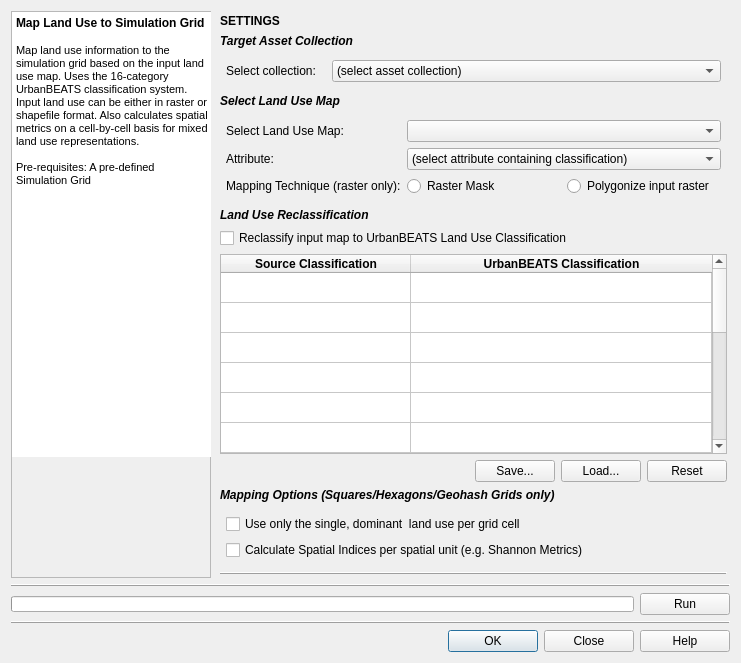
<?xml version="1.0" encoding="UTF-8"?>
<ui version="4.0">
 <class>Map_Landuse</class>
 <widget class="QDialog" name="Map_Landuse">
  <property name="geometry">
   <rect>
    <x>0</x>
    <y>0</y>
    <width>741</width>
    <height>649</height>
   </rect>
  </property>
  <property name="windowTitle">
   <string>Map Land Use to Simulation</string>
  </property>
  <property name="windowIcon">
   <iconset resource="../../../../../Dropbox/UrbanBEATS Master Project/graphics/ubeats.qrc">
    <normaloff>:/icons/region.png</normaloff>:/icons/region.png</iconset>
  </property>
  <layout class="QGridLayout" name="gridLayout">
   <item row="4" column="0" colspan="2">
    <widget class="QWidget" name="buttons_widget" native="true">
     <layout class="QHBoxLayout" name="horizontalLayout">
      <property name="spacing">
       <number>6</number>
      </property>
      <property name="leftMargin">
       <number>0</number>
      </property>
      <property name="topMargin">
       <number>0</number>
      </property>
      <property name="rightMargin">
       <number>0</number>
      </property>
      <property name="bottomMargin">
       <number>0</number>
      </property>
      <item>
       <spacer name="horizontalSpacer">
        <property name="orientation">
         <enum>Qt::Horizontal</enum>
        </property>
        <property name="sizeHint" stdset="0">
         <size>
          <width>40</width>
          <height>20</height>
         </size>
        </property>
       </spacer>
      </item>
      <item>
       <widget class="QPushButton" name="ok_button">
        <property name="minimumSize">
         <size>
          <width>90</width>
          <height>0</height>
         </size>
        </property>
        <property name="whatsThis">
         <string>&lt;html&gt;&lt;head/&gt;&lt;body&gt;&lt;p&gt;Resets all parameters of this module in the current 'scenario time step' to the default values.&lt;/p&gt;&lt;/body&gt;&lt;/html&gt;</string>
        </property>
        <property name="text">
         <string>OK</string>
        </property>
        <property name="icon">
         <iconset resource="../../../../../Dropbox/UrbanBEATS Master Project/graphics/ubeats.qrc">
          <normaloff>:/icons/check.png</normaloff>:/icons/check.png</iconset>
        </property>
       </widget>
      </item>
      <item>
       <widget class="QPushButton" name="close_button">
        <property name="minimumSize">
         <size>
          <width>90</width>
          <height>0</height>
         </size>
        </property>
        <property name="text">
         <string>Close</string>
        </property>
        <property name="icon">
         <iconset resource="../../../../../Dropbox/UrbanBEATS Master Project/graphics/ubeats.qrc">
          <normaloff>:/icons/delete-icon.png</normaloff>:/icons/delete-icon.png</iconset>
        </property>
       </widget>
      </item>
      <item>
       <widget class="QPushButton" name="help_button">
        <property name="minimumSize">
         <size>
          <width>90</width>
          <height>0</height>
         </size>
        </property>
        <property name="text">
         <string>Help</string>
        </property>
        <property name="icon">
         <iconset resource="../../../../../Dropbox/UrbanBEATS Master Project/graphics/ubeats.qrc">
          <normaloff>:/icons/Help-icon.png</normaloff>:/icons/Help-icon.png</iconset>
        </property>
       </widget>
      </item>
     </layout>
    </widget>
   </item>
   <item row="0" column="0">
    <widget class="QFrame" name="frame">
     <property name="minimumSize">
      <size>
       <width>200</width>
       <height>0</height>
      </size>
     </property>
     <property name="maximumSize">
      <size>
       <width>200</width>
       <height>16777215</height>
      </size>
     </property>
     <property name="frameShape">
      <enum>QFrame::StyledPanel</enum>
     </property>
     <property name="frameShadow">
      <enum>QFrame::Raised</enum>
     </property>
     <layout class="QVBoxLayout" name="verticalLayout_6">
      <property name="spacing">
       <number>0</number>
      </property>
      <property name="leftMargin">
       <number>0</number>
      </property>
      <property name="topMargin">
       <number>0</number>
      </property>
      <property name="rightMargin">
       <number>0</number>
      </property>
      <property name="bottomMargin">
       <number>0</number>
      </property>
      <item>
       <widget class="QTextBrowser" name="description">
        <property name="minimumSize">
         <size>
          <width>200</width>
          <height>0</height>
         </size>
        </property>
        <property name="maximumSize">
         <size>
          <width>200</width>
          <height>16777215</height>
         </size>
        </property>
        <property name="frameShape">
         <enum>QFrame::NoFrame</enum>
        </property>
        <property name="frameShadow">
         <enum>QFrame::Plain</enum>
        </property>
        <property name="verticalScrollBarPolicy">
         <enum>Qt::ScrollBarAsNeeded</enum>
        </property>
        <property name="html">
         <string>&lt;!DOCTYPE HTML PUBLIC &quot;-//W3C//DTD HTML 4.0//EN&quot; &quot;http://www.w3.org/TR/REC-html40/strict.dtd&quot;&gt;
&lt;html&gt;&lt;head&gt;&lt;meta name=&quot;qrichtext&quot; content=&quot;1&quot; /&gt;&lt;style type=&quot;text/css&quot;&gt;
p, li { white-space: pre-wrap; }
&lt;/style&gt;&lt;/head&gt;&lt;body style=&quot; font-family:'MS Shell Dlg 2'; font-size:8.25pt; font-weight:400; font-style:normal;&quot;&gt;
&lt;p style=&quot; margin-top:0px; margin-bottom:0px; margin-left:0px; margin-right:0px; -qt-block-indent:0; text-indent:0px;&quot;&gt;&lt;span style=&quot; font-size:9pt; font-weight:600;&quot;&gt;Map Land Use to Simulation Grid&lt;/span&gt;&lt;/p&gt;
&lt;p style=&quot;-qt-paragraph-type:empty; margin-top:0px; margin-bottom:0px; margin-left:0px; margin-right:0px; -qt-block-indent:0; text-indent:0px; font-size:9pt; font-weight:600;&quot;&gt;&lt;br /&gt;&lt;/p&gt;
&lt;p style=&quot; margin-top:0px; margin-bottom:0px; margin-left:0px; margin-right:0px; -qt-block-indent:0; text-indent:0px;&quot;&gt;&lt;span style=&quot; font-size:8pt;&quot;&gt;Map land use information to the simulation grid based on the input land use map. Uses the 16-category UrbanBEATS classification system. Input land use can be either in raster or shapefile format. Also calculates spatial metrics on a cell-by-cell basis for mixed land use representations.&lt;/span&gt;&lt;/p&gt;
&lt;p style=&quot;-qt-paragraph-type:empty; margin-top:0px; margin-bottom:0px; margin-left:0px; margin-right:0px; -qt-block-indent:0; text-indent:0px; font-size:8pt;&quot;&gt;&lt;br /&gt;&lt;/p&gt;
&lt;p style=&quot; margin-top:0px; margin-bottom:0px; margin-left:0px; margin-right:0px; -qt-block-indent:0; text-indent:0px;&quot;&gt;&lt;span style=&quot; font-size:8pt;&quot;&gt;Pre-requisites: A pre-defined Simulation Grid&lt;/span&gt;&lt;/p&gt;&lt;/body&gt;&lt;/html&gt;</string>
        </property>
       </widget>
      </item>
      <item>
       <widget class="QLabel" name="img">
        <property name="sizePolicy">
         <sizepolicy hsizetype="Preferred" vsizetype="Fixed">
          <horstretch>0</horstretch>
          <verstretch>0</verstretch>
         </sizepolicy>
        </property>
        <property name="minimumSize">
         <size>
          <width>200</width>
          <height>120</height>
         </size>
        </property>
        <property name="maximumSize">
         <size>
          <width>200</width>
          <height>120</height>
         </size>
        </property>
        <property name="text">
         <string/>
        </property>
        <property name="pixmap">
         <pixmap resource="../../../../../Dropbox/UrbanBEATS Master Project/graphics/ubeats.qrc">:/mod_imgs/module_imgs/mod_landuse_import.jpg</pixmap>
        </property>
       </widget>
      </item>
     </layout>
    </widget>
   </item>
   <item row="1" column="0" colspan="2">
    <widget class="Line" name="line_2">
     <property name="frameShadow">
      <enum>QFrame::Raised</enum>
     </property>
     <property name="orientation">
      <enum>Qt::Horizontal</enum>
     </property>
    </widget>
   </item>
   <item row="2" column="0" colspan="2">
    <widget class="QWidget" name="widget" native="true">
     <property name="minimumSize">
      <size>
       <width>0</width>
       <height>0</height>
      </size>
     </property>
     <layout class="QHBoxLayout" name="horizontalLayout_2">
      <property name="leftMargin">
       <number>0</number>
      </property>
      <property name="topMargin">
       <number>0</number>
      </property>
      <property name="rightMargin">
       <number>0</number>
      </property>
      <property name="bottomMargin">
       <number>0</number>
      </property>
      <item>
       <widget class="QProgressBar" name="progressbar">
        <property name="minimumSize">
         <size>
          <width>0</width>
          <height>16</height>
         </size>
        </property>
        <property name="maximumSize">
         <size>
          <width>16777215</width>
          <height>16</height>
         </size>
        </property>
        <property name="value">
         <number>0</number>
        </property>
        <property name="textVisible">
         <bool>false</bool>
        </property>
        <property name="orientation">
         <enum>Qt::Horizontal</enum>
        </property>
        <property name="invertedAppearance">
         <bool>false</bool>
        </property>
        <property name="textDirection">
         <enum>QProgressBar::TopToBottom</enum>
        </property>
       </widget>
      </item>
      <item>
       <widget class="QPushButton" name="run_button">
        <property name="minimumSize">
         <size>
          <width>90</width>
          <height>0</height>
         </size>
        </property>
        <property name="maximumSize">
         <size>
          <width>90</width>
          <height>16777215</height>
         </size>
        </property>
        <property name="text">
         <string>Run</string>
        </property>
        <property name="icon">
         <iconset resource="../../../../../Dropbox/UrbanBEATS Master Project/graphics/ubeats.qrc">
          <normaloff>:/icons/Play-icon.png</normaloff>:/icons/Play-icon.png</iconset>
        </property>
       </widget>
      </item>
     </layout>
    </widget>
   </item>
   <item row="0" column="1">
    <widget class="QWidget" name="parameters" native="true">
     <layout class="QVBoxLayout" name="verticalLayout">
      <property name="spacing">
       <number>6</number>
      </property>
      <property name="leftMargin">
       <number>3</number>
      </property>
      <property name="topMargin">
       <number>3</number>
      </property>
      <property name="rightMargin">
       <number>3</number>
      </property>
      <property name="bottomMargin">
       <number>3</number>
      </property>
      <item>
       <widget class="QLabel" name="title">
        <property name="text">
         <string>&lt;html&gt;&lt;head/&gt;&lt;body&gt;&lt;p&gt;&lt;span style=&quot; font-size:9pt; font-weight:600;&quot;&gt;SETTINGS&lt;/span&gt;&lt;/p&gt;&lt;/body&gt;&lt;/html&gt;</string>
        </property>
       </widget>
      </item>
      <item>
       <widget class="QLabel" name="assetcol_title">
        <property name="text">
         <string>&lt;html&gt;&lt;head/&gt;&lt;body&gt;&lt;p&gt;&lt;span style=&quot; font-weight:600; font-style:italic;&quot;&gt;Target Asset Collection&lt;/span&gt;&lt;/p&gt;&lt;/body&gt;&lt;/html&gt;</string>
        </property>
       </widget>
      </item>
      <item>
       <widget class="QWidget" name="gridname_box" native="true">
        <layout class="QGridLayout" name="gridLayout_7">
         <property name="leftMargin">
          <number>6</number>
         </property>
         <property name="topMargin">
          <number>6</number>
         </property>
         <property name="rightMargin">
          <number>6</number>
         </property>
         <property name="bottomMargin">
          <number>6</number>
         </property>
         <item row="0" column="1">
          <widget class="QComboBox" name="assetcol_combo">
           <item>
            <property name="text">
             <string>(select asset collection)</string>
            </property>
           </item>
          </widget>
         </item>
         <item row="0" column="0">
          <widget class="QLabel" name="assetcol_lbl">
           <property name="minimumSize">
            <size>
             <width>100</width>
             <height>0</height>
            </size>
           </property>
           <property name="maximumSize">
            <size>
             <width>100</width>
             <height>16777215</height>
            </size>
           </property>
           <property name="whatsThis">
            <string>Width of the square cell in the city grid in metres</string>
           </property>
           <property name="text">
            <string>Select collection:</string>
           </property>
          </widget>
         </item>
        </layout>
       </widget>
      </item>
      <item>
       <widget class="QLabel" name="lumap_lbl">
        <property name="text">
         <string>&lt;html&gt;&lt;head/&gt;&lt;body&gt;&lt;p&gt;&lt;span style=&quot; font-weight:600; font-style:italic;&quot;&gt;Select Land Use Map&lt;/span&gt;&lt;/p&gt;&lt;/body&gt;&lt;/html&gt;</string>
        </property>
       </widget>
      </item>
      <item>
       <widget class="QWidget" name="lumap_widget" native="true">
        <layout class="QGridLayout" name="gridLayout_8">
         <property name="leftMargin">
          <number>6</number>
         </property>
         <property name="topMargin">
          <number>6</number>
         </property>
         <property name="rightMargin">
          <number>6</number>
         </property>
         <property name="bottomMargin">
          <number>6</number>
         </property>
         <item row="1" column="1" colspan="2">
          <widget class="QComboBox" name="luattr_combo">
           <item>
            <property name="text">
             <string>(select attribute containing classification)</string>
            </property>
           </item>
          </widget>
         </item>
         <item row="1" column="0">
          <widget class="QLabel" name="luattr_lbl">
           <property name="text">
            <string>&lt;html&gt;&lt;head/&gt;&lt;body&gt;&lt;p&gt;Attribute:&lt;/p&gt;&lt;/body&gt;&lt;/html&gt;</string>
           </property>
          </widget>
         </item>
         <item row="0" column="1" colspan="2">
          <widget class="QComboBox" name="lu_combo"/>
         </item>
         <item row="0" column="0">
          <widget class="QLabel" name="lu_lbl">
           <property name="text">
            <string>&lt;html&gt;&lt;head/&gt;&lt;body&gt;&lt;p&gt;Select Land Use Map:&lt;/p&gt;&lt;/body&gt;&lt;/html&gt;</string>
           </property>
          </widget>
         </item>
         <item row="2" column="0">
          <widget class="QLabel" name="rastermapping_lbl">
           <property name="text">
            <string>&lt;html&gt;&lt;head/&gt;&lt;body&gt;&lt;p&gt;Mapping Technique (raster only):&lt;/p&gt;&lt;/body&gt;&lt;/html&gt;</string>
           </property>
          </widget>
         </item>
         <item row="2" column="1">
          <widget class="QRadioButton" name="rastermapping_mask_radio">
           <property name="text">
            <string>Raster Mask</string>
           </property>
          </widget>
         </item>
         <item row="2" column="2">
          <widget class="QRadioButton" name="rastermapping_polygon_radio">
           <property name="text">
            <string>Polygonize input raster</string>
           </property>
          </widget>
         </item>
        </layout>
       </widget>
      </item>
      <item>
       <widget class="QLabel" name="lureclass_title">
        <property name="text">
         <string>&lt;html&gt;&lt;head/&gt;&lt;body&gt;&lt;p&gt;&lt;span style=&quot; font-weight:600; font-style:italic;&quot;&gt;Land Use Reclassification&lt;/span&gt;&lt;/p&gt;&lt;/body&gt;&lt;/html&gt;</string>
        </property>
       </widget>
      </item>
      <item>
       <widget class="QCheckBox" name="lureclass_check">
        <property name="text">
         <string>Reclassify input map to UrbanBEATS Land Use Classification</string>
        </property>
       </widget>
      </item>
      <item>
       <widget class="QTableWidget" name="lureclass_table">
        <property name="minimumSize">
         <size>
          <width>0</width>
          <height>200</height>
         </size>
        </property>
        <property name="verticalScrollBarPolicy">
         <enum>Qt::ScrollBarAlwaysOn</enum>
        </property>
        <property name="alternatingRowColors">
         <bool>false</bool>
        </property>
        <property name="showGrid">
         <bool>true</bool>
        </property>
        <property name="gridStyle">
         <enum>Qt::SolidLine</enum>
        </property>
        <property name="sortingEnabled">
         <bool>true</bool>
        </property>
        <property name="rowCount">
         <number>16</number>
        </property>
        <attribute name="horizontalHeaderVisible">
         <bool>true</bool>
        </attribute>
        <attribute name="horizontalHeaderCascadingSectionResizes">
         <bool>false</bool>
        </attribute>
        <attribute name="horizontalHeaderDefaultSectionSize">
         <number>190</number>
        </attribute>
        <attribute name="horizontalHeaderShowSortIndicator" stdset="0">
         <bool>false</bool>
        </attribute>
        <attribute name="horizontalHeaderStretchLastSection">
         <bool>true</bool>
        </attribute>
        <attribute name="verticalHeaderVisible">
         <bool>false</bool>
        </attribute>
        <row>
         <property name="text">
          <string>1</string>
         </property>
        </row>
        <row/>
        <row/>
        <row/>
        <row/>
        <row/>
        <row/>
        <row/>
        <row/>
        <row/>
        <row/>
        <row/>
        <row/>
        <row/>
        <row/>
        <row/>
        <column>
         <property name="text">
          <string>Source Classification</string>
         </property>
         <property name="font">
          <font>
           <weight>75</weight>
           <bold>true</bold>
          </font>
         </property>
        </column>
        <column>
         <property name="text">
          <string>UrbanBEATS Classification</string>
         </property>
         <property name="font">
          <font>
           <weight>75</weight>
           <bold>true</bold>
          </font>
         </property>
        </column>
        <item row="0" column="1">
         <property name="text">
          <string/>
         </property>
        </item>
       </widget>
      </item>
      <item>
       <widget class="QWidget" name="lureclass_widget" native="true">
        <layout class="QHBoxLayout" name="horizontalLayout_3">
         <property name="leftMargin">
          <number>0</number>
         </property>
         <property name="topMargin">
          <number>0</number>
         </property>
         <property name="rightMargin">
          <number>0</number>
         </property>
         <property name="bottomMargin">
          <number>0</number>
         </property>
         <item>
          <spacer name="horizontalSpacer_2">
           <property name="orientation">
            <enum>Qt::Horizontal</enum>
           </property>
           <property name="sizeHint" stdset="0">
            <size>
             <width>40</width>
             <height>20</height>
            </size>
           </property>
          </spacer>
         </item>
         <item>
          <widget class="QPushButton" name="lureclass_save_button">
           <property name="text">
            <string>Save...</string>
           </property>
           <property name="icon">
            <iconset resource="../../../../../Dropbox/UrbanBEATS Master Project/graphics/ubeats.qrc">
             <normaloff>:/icons/Actions-document-save-icon.png</normaloff>:/icons/Actions-document-save-icon.png</iconset>
           </property>
          </widget>
         </item>
         <item>
          <widget class="QPushButton" name="lureclass_load_button">
           <property name="text">
            <string>Load...</string>
           </property>
           <property name="icon">
            <iconset resource="../../../../../Dropbox/UrbanBEATS Master Project/graphics/ubeats.qrc">
             <normaloff>:/icons/folder-open-icon.png</normaloff>:/icons/folder-open-icon.png</iconset>
           </property>
          </widget>
         </item>
         <item>
          <widget class="QPushButton" name="lureclass_reset_button">
           <property name="text">
            <string>Reset</string>
           </property>
           <property name="icon">
            <iconset resource="../../../../../Dropbox/UrbanBEATS Master Project/graphics/ubeats.qrc">
             <normaloff>:/icons/Refresh-icon.png</normaloff>:/icons/Refresh-icon.png</iconset>
           </property>
          </widget>
         </item>
        </layout>
       </widget>
      </item>
      <item>
       <widget class="QLabel" name="luoptions_lbl">
        <property name="text">
         <string>&lt;html&gt;&lt;head/&gt;&lt;body&gt;&lt;p&gt;&lt;span style=&quot; font-weight:600; font-style:italic;&quot;&gt;Mapping Options (Squares/Hexagons/Geohash Grids only)&lt;/span&gt;&lt;/p&gt;&lt;/body&gt;&lt;/html&gt;</string>
        </property>
       </widget>
      </item>
      <item>
       <widget class="QWidget" name="luoptions_widget" native="true">
        <layout class="QGridLayout" name="gridLayout_9">
         <property name="leftMargin">
          <number>6</number>
         </property>
         <property name="topMargin">
          <number>6</number>
         </property>
         <property name="rightMargin">
          <number>6</number>
         </property>
         <property name="bottomMargin">
          <number>6</number>
         </property>
         <item row="1" column="0" colspan="2">
          <widget class="QCheckBox" name="single_landuse_check">
           <property name="toolTip">
            <string>An automatic algorithm that determines a suitable block size based on the map for computational efficiency.</string>
           </property>
           <property name="text">
            <string>Use only the single, dominant  land use per grid cell</string>
           </property>
          </widget>
         </item>
         <item row="3" column="0" colspan="2">
          <widget class="QCheckBox" name="spatialmetrics_check">
           <property name="toolTip">
            <string>An automatic algorithm that determines a suitable block size based on the map for computational efficiency.</string>
           </property>
           <property name="text">
            <string>Calculate Spatial Indices per spatial unit (e.g. Shannon Metrics)</string>
           </property>
          </widget>
         </item>
        </layout>
       </widget>
      </item>
      <item>
       <spacer name="verticalSpacer">
        <property name="orientation">
         <enum>Qt::Vertical</enum>
        </property>
        <property name="sizeHint" stdset="0">
         <size>
          <width>20</width>
          <height>40</height>
         </size>
        </property>
       </spacer>
      </item>
      <item>
       <widget class="Line" name="line">
        <property name="frameShadow">
         <enum>QFrame::Raised</enum>
        </property>
        <property name="orientation">
         <enum>Qt::Horizontal</enum>
        </property>
       </widget>
      </item>
     </layout>
    </widget>
   </item>
   <item row="3" column="0" colspan="2">
    <widget class="Line" name="line_3">
     <property name="frameShadow">
      <enum>QFrame::Raised</enum>
     </property>
     <property name="orientation">
      <enum>Qt::Horizontal</enum>
     </property>
    </widget>
   </item>
  </layout>
 </widget>
 <tabstops>
  <tabstop>description</tabstop>
  <tabstop>assetcol_combo</tabstop>
  <tabstop>lu_combo</tabstop>
  <tabstop>luattr_combo</tabstop>
  <tabstop>lureclass_check</tabstop>
  <tabstop>lureclass_table</tabstop>
  <tabstop>lureclass_save_button</tabstop>
  <tabstop>lureclass_load_button</tabstop>
  <tabstop>lureclass_reset_button</tabstop>
  <tabstop>single_landuse_check</tabstop>
  <tabstop>spatialmetrics_check</tabstop>
  <tabstop>run_button</tabstop>
  <tabstop>ok_button</tabstop>
  <tabstop>close_button</tabstop>
  <tabstop>help_button</tabstop>
 </tabstops>
 <resources>
  <include location="../../../../../Dropbox/UrbanBEATS Master Project/graphics/ubeats.qrc"/>
 </resources>
 <connections>
  <connection>
   <sender>close_button</sender>
   <signal>clicked()</signal>
   <receiver>Map_Landuse</receiver>
   <slot>reject()</slot>
   <hints>
    <hint type="sourcelabel">
     <x>479</x>
     <y>577</y>
    </hint>
    <hint type="destinationlabel">
     <x>314</x>
     <y>299</y>
    </hint>
   </hints>
  </connection>
 </connections>
</ui>
